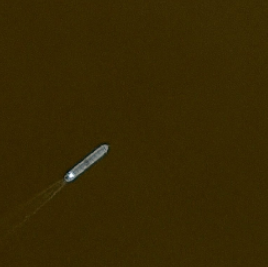
#> input picture mask2lmks/test2.png, 268 x 267 px
$ python mask2lmks.py
#> lines starting #> are read from the running program, lines starting #| are printed output that depends on the picture; after the words box and inside, x2 and y2 are one past the last pixel; in counts of white or black regions, pixels touching at a corner belong together
import cv2
import numpy as np


def draw_min_area_rect(mask_path):
#> called with mask_path = 'test2.png'
    mask_colored = cv2.imread(mask_path)
#> mask_colored is the input picture: shape (267, 268, 3); mean B, G, R 2.7, 40.1, 55.3
    gray_image = cv2.cvtColor(mask_colored, cv2.COLOR_BGR2GRAY)
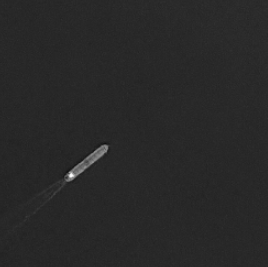
#> gray_image: shape (267, 268); min 16, max 254, mean 40.5
    threshold = 100

    _, mask = cv2.threshold(gray_image, threshold, 255, cv2.THRESH_BINARY)
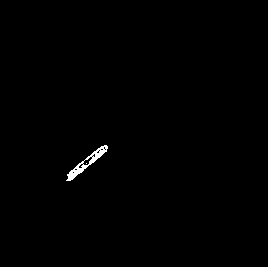
#> mask: shape (267, 268); 0.46% white; 2 white regions (1 under 20 px)

    # Find contours
    contours, _ = cv2.findContours(mask, cv2.RETR_EXTERNAL, cv2.CHAIN_APPROX_SIMPLE)
#> contours = 1 contour; box (x1, y1, x2, y2) and area: (66, 145, 108, 181) 338

    if contours:
        # Find the minimum area rectangle for the largest contour
        cnt = max(contours, key=cv2.contourArea)
#> cnt = contour of 46 points, box (x1, y1, x2, y2) (66, 145, 108, 181), area 338
        rect = cv2.minAreaRect(cnt)
#> rect = ((86.05, 162.5), (53.26, 8.19), -39.81)
        box = cv2.boxPoints(rect)  # Get the four points of the box
#> box = [[68.21, 182.7], [62.97, 176.4], [103.9, 142.3], [109.1, 148.6]]
        box = np.int0(box)  # Convert to integer
#> box = [[68, 182], [62, 176], [103, 142], [109, 148]]

        # Draw the rectangle
        cv2.drawContours(mask_colored, [box], 0, (0, 255, 0), 2)  # Green rectangle
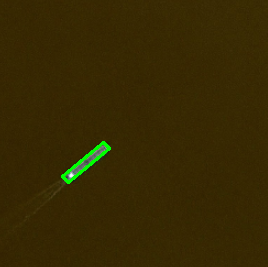
#> mask_colored: shape (267, 268, 3); 0.56% of pixels changed, all inside (x1, y1, x2, y2) = (61, 141, 111, 184)

        # Show the image
        cv2.imshow('Min Area Rectangle', mask_colored)
        cv2.waitKey(0)
        cv2.destroyAllWindows()
    else:
        raise ValueError("No contours found in the mask")


# Example usage
mask_path = 'test2.png'
draw_min_area_rect(mask_path)
